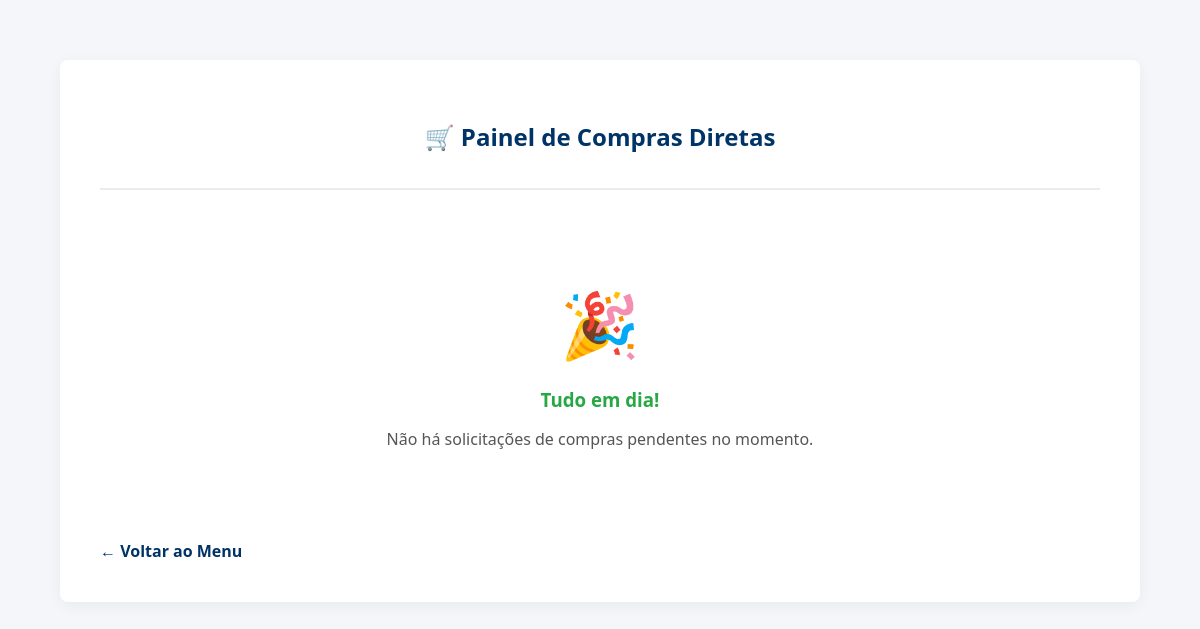
Page /produtos/pedidos/compras-diretas/ (signed in) on the earlier database version.
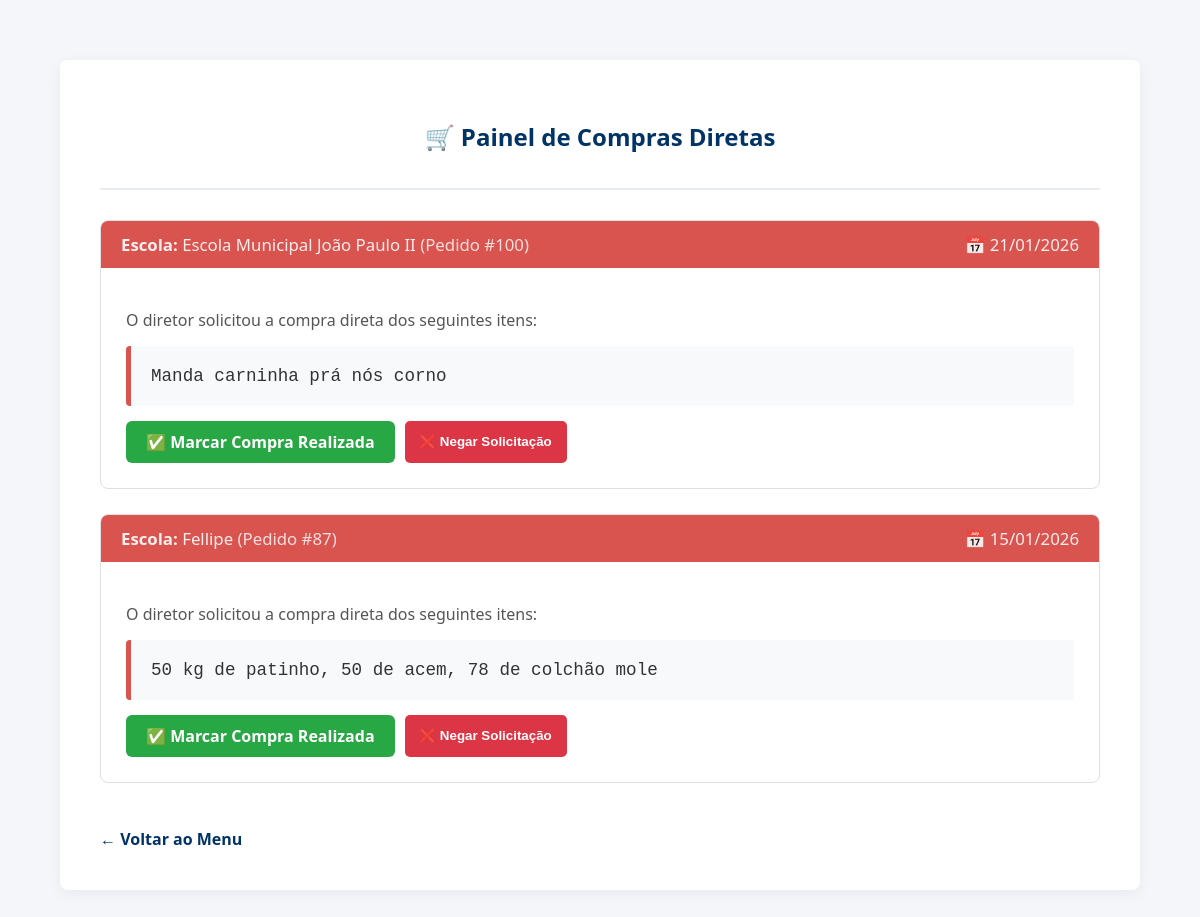
Same page on the later database version.
### produtos/models.py (models this page shows, shortened)
class Pedido(models.Model):
    STATUS_CHOICES = (
        ('PENDENTE', 'Pendente'),
        ('APROVADO', 'Aprovado'),
        ('REJEITADO', 'Rejeitado'),
        ('ENTREGUE', 'Entregue'),
    )
    solicitante = models.ForeignKey(Usuario, on_delete=models.PROTECT, related_name='pedidos_feitos')
    data_pedido = models.DateTimeField(auto_now_add=True)
    status = models.CharField(max_length=10, choices=STATUS_CHOICES, default='PENDENTE')
    justificativa_rejeicao = models.TextField(null=True, blank=True, verbose_name="Motivo da Rejeição")
    justificativa_secretario = models.TextField(null=True, blank=True, verbose_name="Motivo da Rejeição")
    observacao_carne = models.TextField(blank=True, null=True, verbose_name="Solicitação de Carne/Perecíveis")
    carne_comprada = models.BooleanField(default=False, verbose_name="Compra de Carne Realizada")
    class Meta:
        verbose_name = 'Pedido'
        verbose_name_plural = 'Pedidos'
        ordering = ['-data_pedido']

### usuarios/models.py (models this page shows, shortened)
class PerfilEscola(models.Model):
    usuario = models.OneToOneField(settings.AUTH_USER_MODEL, on_delete=models.CASCADE, related_name='escola')
    nome_escola = models.CharField(max_length=200, verbose_name='Nome da Escola')

class Usuario(AbstractUser):
    username_validator = validators.RegexValidator(
        r'^[\w.@+ -]+$',
        'Informe um nome de usuário válido. Este valor pode conter apenas letras, números, espaços e os caracteres @/./+/-/_.'
    )
    username = models.CharField(
        max_length=150,
        unique=True,
        help_text='Obrigatório. 150 caracteres ou menos. Letras, números e espaços apenas.',
        validators=[username_validator],
        error_messages={
            'unique': "Um usuário com este nome já existe.",
        },
    )
    FUNCOES = (
        ('SECRETARIO', 'Secretário'),
        ('DIRETOR', 'Diretor Escolar'),
        ('NUTRICIONISTA', 'Nutricionista'),
    )
    cargo = models.CharField(max_length=20, choices=FUNCOES)
    def is_secretario(self):
        return self.cargo == 'SECRETARIO'

### produtos/views.py (the view)
# urls.py: path('pedidos/compras-diretas/', views.lista_compras_secretario, name='lista_compras_secretario'),
@login_required
@user_passes_test(lambda u: u.is_secretario())
def lista_compras_secretario(request):
    lista = Pedido.objects.exclude(observacao_carne__exact='') \
                          .exclude(observacao_carne__isnull=True) \
                          .filter(carne_comprada=False) \
                          .select_related('solicitante__escola')
    return render(request, 'pedidos/compras_diretas.html', {'lista': lista})

### produtos/templates/pedidos/compras_diretas.html (shortened to what this page needs)
{% load static %}
<!DOCTYPE html>
<html lang="pt-br">
<head>
    <link rel="stylesheet" href="{% static 'usuarios/base.css' %}">
    <link rel="stylesheet" href="{% static 'produtos/compras_diretas.css' %}">
</head>
<body>
    <div class="container-custom">
        <div class="page-header">
            <h2>🛒 Painel de Compras Diretas</h2>
        </div>
        {% for pedido in lista %}
        <div class="card-compra">
            <div class="card-header-compra">
                <span>
                    <strong>Escola:</strong> {{ pedido.solicitante.escola.nome_escola|default:pedido.solicitante.username }}
                    <span>(Pedido #{{ pedido.id }})</span>
                </span>
                <span class="pedido">
                    📅 {{ pedido.data_pedido|date:"d/m/Y" }}
                </span>
            </div>
            <div class="card-body-compra">
                <p>O diretor solicitou a compra direta dos seguintes itens:</p>
                <div class="box-itens">{{ pedido.observacao_carne }}</div>
                <div class="action">
                    <a href="{% url 'marcar_carne_comprada' pedido.id %}" class="btn-action btn-marcar"
                       onclick="return confirm('Confirmar que a compra destes itens foi realizada?');">
                        ✅ Marcar Compra Realizada
                    </a>
                    <button type="button" class="btn-action reject"
                            onclick="abrirFormNegar('{{ pedido.id }}')">
                        ❌ Negar Solicitação
                    </button>
                </div>
            </div>
        </div>
        {% empty %}
        <div class="empty-state">
            <div class="pendent-panel">🎉</div>
            <h3 class="aviso">Tudo em dia!</h3>
            <p>Não há solicitações de compras pendentes no momento.</p>
        </div>
        {% endfor %}
        <a href="{% url 'menu_secretario' %}" class="link-voltar">← Voltar ao Menu</a>
    </div>
</body>
</html>

Differences in the rows shown:
added Pedido: solicitante.escola.nome_escola "Escola Municipal João Paulo II", id "100", data_pedido "21/01/2026", observacao_carne "Manda carninha prá nós corno"
added Pedido: solicitante.escola.nome_escola "Fellipe", id "87", data_pedido "15/01/2026", observacao_carne "50 kg de patinho, 50 de acem, 78 de colchão mole"
Other differences:
text no longer shown: "🎉 Tudo em dia! Não há solicitações de compras pendentes no momento."
